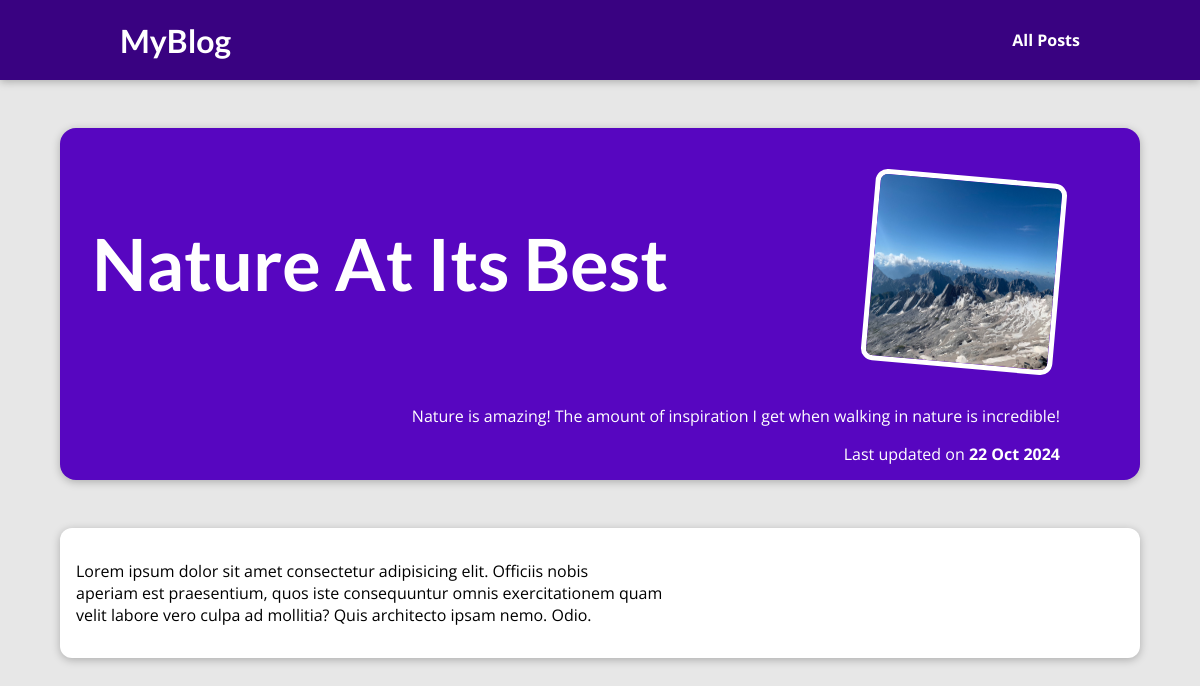
The page /posts/nature-at-its-best on the database its author committed.
### blog/models.py (models this page shows)
class Post(models.Model):
    title = models.CharField(null=True, max_length=150)
    excerpt = models.CharField(null=True, max_length=200)
    image =  models.CharField(null=True, max_length=100)
    date = models.DateField(auto_now=True)
    slug = models.CharField(null=True, max_length=100)
    content = models.TextField(null=True, validators=[MinLengthValidator(10)])
    author = models.ForeignKey(Author, on_delete=models.SET_NULL, null=True, related_name="posts")
    tags = models.ManyToManyField(Tag)

### blog/views.py (the view)
# urls.py: path('posts/<slug:slug>', views.post, name='post'),
def post(request, slug):
    id_post = get_object_or_404(Post, slug=slug)
    return render(request, 'blog/post.html', {
        "post": id_post
    })

### blog/templates/blog/post.html (shortened to what this page needs)
{% extends "base.html" %}
{% load static %}
{% block css_files %}
    <link rel="stylesheet" href="{% static "blog/post.css" %}">
{% endblock %}
{% block page_content %}
    <section id="summary">
        <h2>{{ post.title }}</h2>
        <article>
            <img src="{% static "blog/images/"|add:post.image %}" alt="Post Title">
            <p>{{ post.excerpt }}</p>
            <div>Last updated on <time>{{post.date|date:"d M Y"}}</time></div>
        </section>
    <main>
        <p>{{ post.content|linebreaks }}</p>
    </main>
{% endblock %}

### static/app.css (style rules this page uses)
* { box-sizing: border-box; }
html { font-family: 'Open Sans', 'Lato', sans-serif; }
body { margin: 0; }
h1, h2, h3 { font-family: 'Lato', sans-serif; font-weight: bold; }

### blog/static/blog/post.css (style rules this page uses)
body { background-color: #e7e7e7; }
#summary { margin: 8rem auto 3rem auto; padding: 2rem; width: 90%; max-width: 90rem; border-radius: 16px; background-color: #5706c0; position: relative; box-shadow: 0 2px 8px rgba(0, 0, 0, 0.25); height: 22rem; }
#summary h2 { color: white; font-size: 4.5rem; }
#summary article { position: absolute; top: 2rem; right: 3rem; padding: 1rem 2rem; border-radius: 12px; text-align: right; color: white; }
#summary article img { width: 12rem; height: 12rem; border-radius: 12px; transform: rotateZ(5deg); border: 5px solid white; margin-bottom: 1rem; }
#summary time { font-weight: bold; }
main { width: 90%; max-width: 90rem; margin: 3rem auto; background-color: white; padding: 1rem; border-radius: 12px; box-shadow: 0 2px 8px rgba(0, 0, 0, 0.25); }

### rows shown on the page
Post: title "Nature At Its Best", image (picture), excerpt "Nature is amazing! The amount of inspiration I get when walking in nature is incredible!", date "22 Oct 2024", content "Lorem ipsum dolor sit amet consectetur adipisicing elit. Officiis nobis aperiam est praesentium, quos iste consequuntur omnis exercitationem quam velit labore vero culpa ad mollitia? Quis architecto ipsam nemo. Odio."
